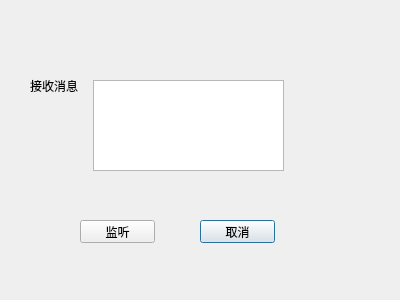
<?xml version="1.0" encoding="UTF-8"?>
<ui version="4.0">
 <class>socket_server</class>
 <widget class="QDialog" name="socket_server">
  <property name="geometry">
   <rect>
    <x>0</x>
    <y>0</y>
    <width>400</width>
    <height>300</height>
   </rect>
  </property>
  <property name="windowTitle">
   <string>Dialog</string>
  </property>
  <widget class="QPushButton" name="pushButton_2">
   <property name="geometry">
    <rect>
     <x>200</x>
     <y>220</y>
     <width>75</width>
     <height>23</height>
    </rect>
   </property>
   <property name="text">
    <string>取消</string>
   </property>
  </widget>
  <widget class="QTextEdit" name="textEdit">
   <property name="geometry">
    <rect>
     <x>93</x>
     <y>80</y>
     <width>191</width>
     <height>91</height>
    </rect>
   </property>
  </widget>
  <widget class="QLabel" name="label">
   <property name="geometry">
    <rect>
     <x>30</x>
     <y>70</y>
     <width>54</width>
     <height>31</height>
    </rect>
   </property>
   <property name="text">
    <string>接收消息</string>
   </property>
  </widget>
  <widget class="QPushButton" name="pushButton">
   <property name="geometry">
    <rect>
     <x>80</x>
     <y>220</y>
     <width>75</width>
     <height>23</height>
    </rect>
   </property>
   <property name="text">
    <string>监听</string>
   </property>
  </widget>
 </widget>
 <resources/>
 <connections/>
</ui>
